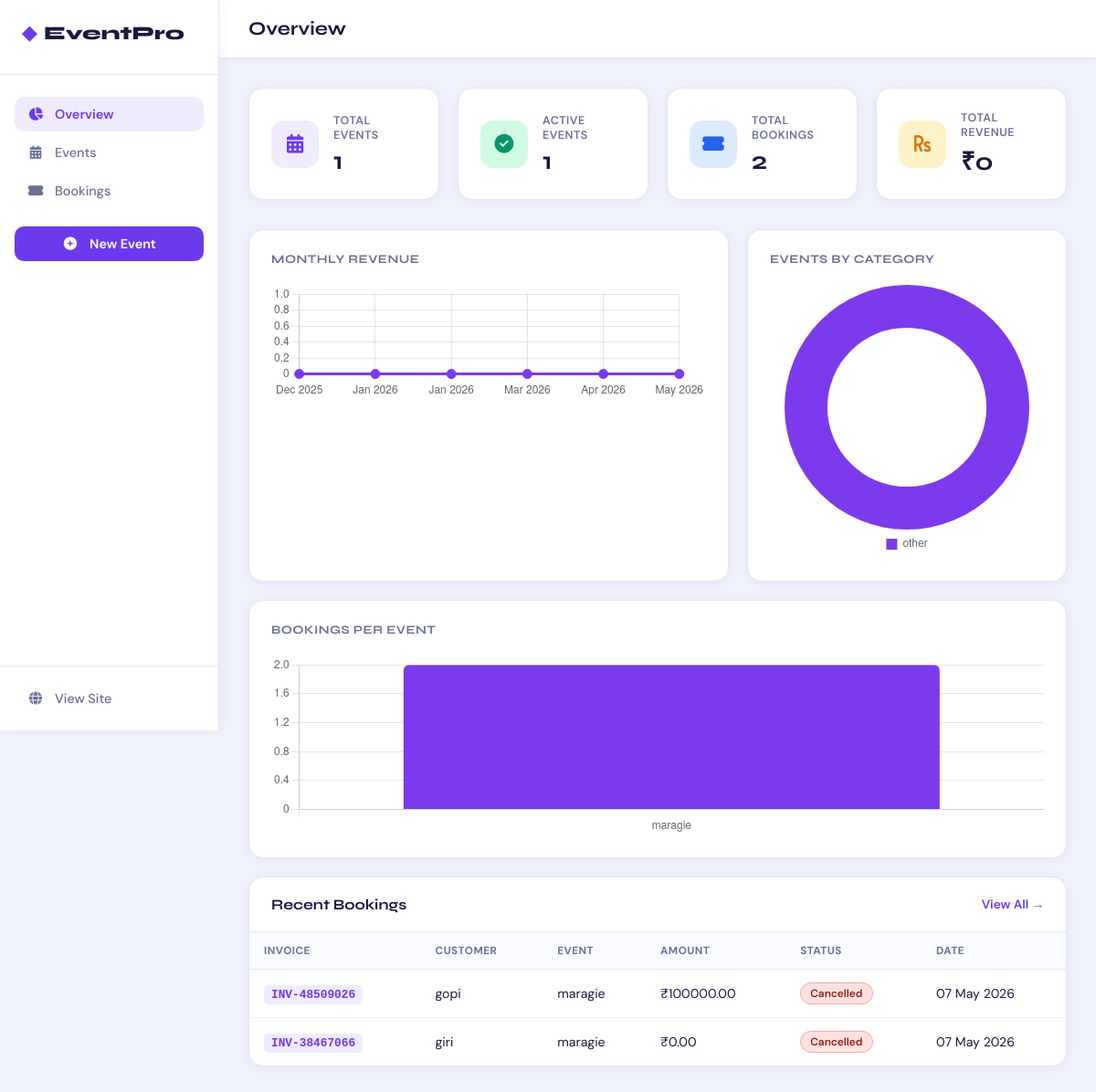
Page /dashboard/ on the earlier database version.
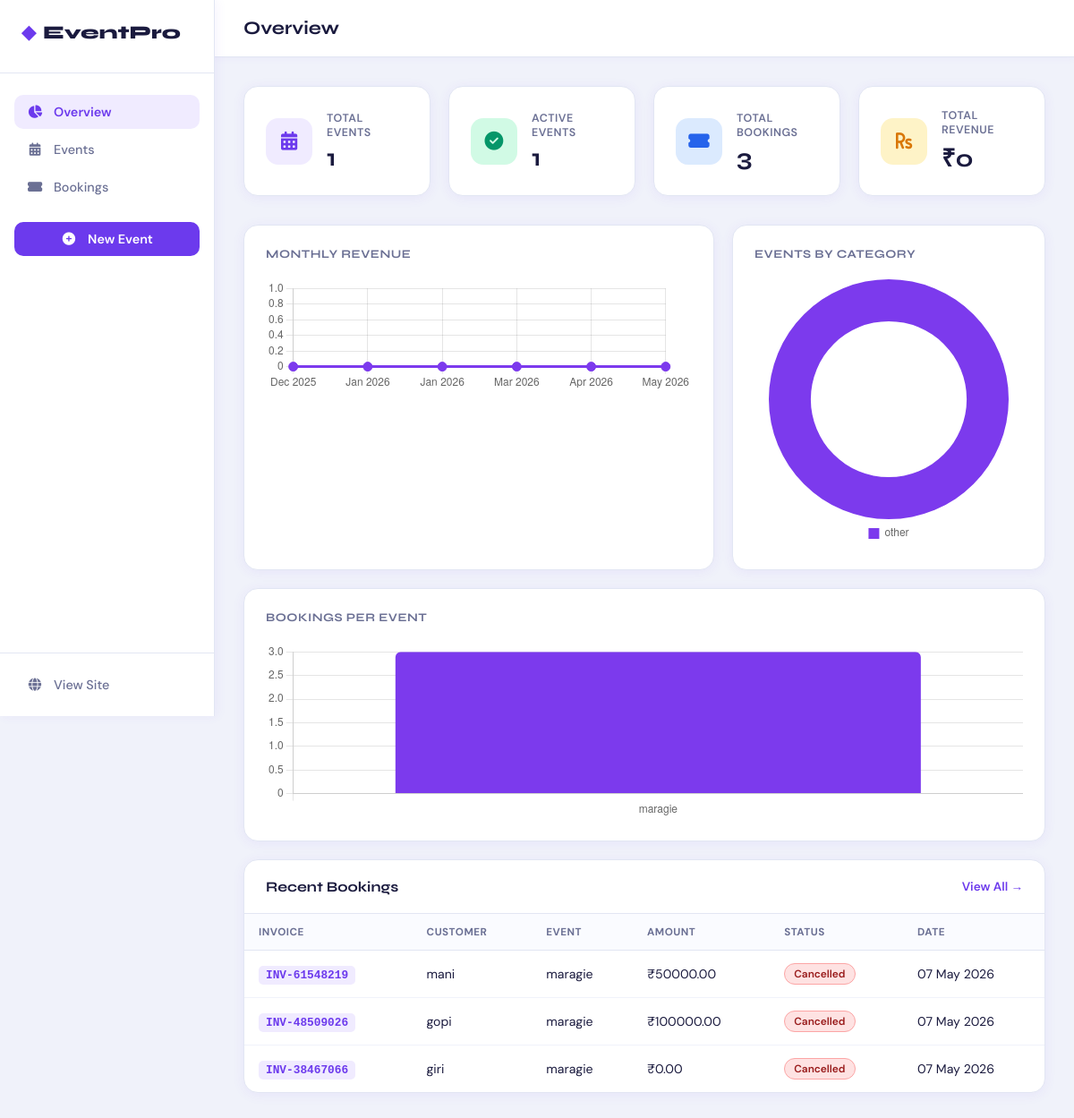
Same page on the later database version.
### events/models.py (models this page shows, shortened)
class Booking(models.Model):
    STATUS_CHOICES = [
        ('confirmed', 'Confirmed'),
        ('cancelled', 'Cancelled'),
        ('pending', 'Pending'),
    ]
    event = models.ForeignKey(Event, on_delete=models.CASCADE, related_name='bookings')
    customer_name = models.CharField(max_length=200)
    customer_email = models.EmailField()
    customer_address = models.TextField()
    booking_date = models.DateField()
    quantity = models.PositiveIntegerField(default=1)
    total_price = models.DecimalField(max_digits=10, decimal_places=2)
    status = models.CharField(max_length=20, choices=STATUS_CHOICES, default='confirmed')
    invoice_number = models.CharField(max_length=50, unique=True, blank=True)
    created_at = models.DateTimeField(auto_now_add=True)

class Event(models.Model):
    CATEGORY_CHOICES = [
        ('conference', 'Conference'),
        ('workshop', 'Workshop'),
        ('concert', 'Concert'),
        ('sports', 'Sports'),
        ('exhibition', 'Exhibition'),
        ('seminar', 'Seminar'),
        ('other', 'Other'),
    ]
    title = models.CharField(max_length=200)
    description = models.TextField()
    photo = models.ImageField(upload_to='events/', blank=True, null=True)
    category = models.CharField(max_length=50, choices=CATEGORY_CHOICES, default='other')
    price = models.DecimalField(max_digits=10, decimal_places=2)
    venue = models.CharField(max_length=300)
    date = models.DateField()
    time = models.TimeField()
    total_seats = models.PositiveIntegerField(default=100)
    available_seats = models.PositiveIntegerField(default=100)
    is_active = models.BooleanField(default=True)
    created_at = models.DateTimeField(auto_now_add=True)
    updated_at = models.DateTimeField(auto_now=True)

### events/views.py (the view)
# urls.py: path('dashboard/', views.dashboard, name='dashboard'),
def dashboard(request):
    total_events = Event.objects.count()
    active_events = Event.objects.filter(is_active=True).count()
    total_bookings = Booking.objects.count()
    total_revenue = Booking.objects.filter(status='confirmed').aggregate(Sum('total_price'))['total_price__sum'] or 0
    recent_bookings = Booking.objects.select_related('event').order_by('-created_at')[:8]
    bookings_per_event = (
        Event.objects.annotate(booking_count=Count('bookings'))
        .order_by('-booking_count')[:7]
    )
    months_data = []
    today = timezone.now().date()
    for i in range(5, -1, -1):
        d = today.replace(day=1) - timedelta(days=i * 30)
        month_label = d.strftime('%b %Y')
        rev = Booking.objects.filter(
            status='confirmed',
            created_at__year=d.year,
            created_at__month=d.month
        ).aggregate(Sum('total_price'))['total_price__sum'] or 0
        months_data.append({'month': month_label, 'revenue': float(rev)})
    cat_data = (
        Event.objects.values('category')
        .annotate(count=Count('id'))
        .order_by('-count')
    )
    return render(request, 'dashboard/dashboard.html', {
        'total_events': total_events,
        'active_events': active_events,
        'total_bookings': total_bookings,
        'total_revenue': total_revenue,
        'recent_bookings': recent_bookings,
        'bookings_per_event': json.dumps([
            {'name': e.title[:20], 'count': e.booking_count} for e in bookings_per_event
        ]),
        'monthly_revenue': json.dumps(months_data),
        'category_data': json.dumps([
            {'category': d['category'], 'count': d['count']} for d in cat_data
        ]),
    })

### events/templates/dashboard/dashboard.html (shortened to what this page needs)
{% extends 'dashboard/base_dashboard.html' %}
{% block active_home %}active{% endblock %}
{% block page_title %}Overview{% endblock %}
{% block content %}
<div class="stats-grid">
  <div class="stat-card">
    <div class="stat-icon purple"><i class="fas fa-calendar-alt"></i></div>
    <div class="stat-info">
      <span class="stat-label">Total Events</span>
      <span class="stat-value">{{ total_events }}</span>
    </div>
  </div>
  <div class="stat-card">
    <div class="stat-icon green"><i class="fas fa-check-circle"></i></div>
    <div class="stat-info">
      <span class="stat-label">Active Events</span>
      <span class="stat-value">{{ active_events }}</span>
    </div>
  </div>
  <div class="stat-card">
    <div class="stat-icon blue"><i class="fas fa-ticket-alt"></i></div>
    <div class="stat-info">
      <span class="stat-label">Total Bookings</span>
      <span class="stat-value">{{ total_bookings }}</span>
    </div>
  </div>
  <div class="stat-card">
    <div class="stat-icon orange"><i class="fas fa-rupee-sign"></i></div>
    <div class="stat-info">
      <span class="stat-label">Total Revenue</span>
      <span class="stat-value">₹{{ total_revenue|floatformat:0 }}</span>
    </div>
  </div>
</div>
<div class="charts-row">
  <div class="chart-card wide">
    <h4>Monthly Revenue</h4>
    <canvas id="revenueChart" height="80"></canvas>
  </div>
  <div class="chart-card">
    <h4>Events by Category</h4>
    <canvas id="categoryChart" height="200"></canvas>
  </div>
</div>
<div class="chart-card full">
  <h4>Bookings per Event</h4>
  <canvas id="bookingsChart" height="70"></canvas>
</div>
<div class="table-card">
  <div class="table-header">
    <h4>Recent Bookings</h4>
    <a href="{% url 'dashboard_bookings' %}">View All →</a>
  </div>
  <table class="dash-table">
    <thead>
      <tr>
        <th>Invoice</th><th>Customer</th><th>Event</th><th>Amount</th><th>Status</th><th>Date</th>
      </tr>
    </thead>
    <tbody>
      {% for b in recent_bookings %}
      <tr>
        <td><code>{{ b.invoice_number }}</code></td>
        <td>{{ b.customer_name }}</td>
        <td>{{ b.event.title|truncatechars:25 }}</td>
        <td>₹{{ b.total_price }}</td>
        <td><span class="badge badge-{{ b.status }}">{{ b.status|title }}</span></td>
        <td>{{ b.created_at|date:"d M Y" }}</td>
      </tr>
      {% empty %}
      <tr><td colspan="6" class="empty-row">No bookings yet</td></tr>
      {% endfor %}
    </tbody>
  </table>
</div>
{% endblock %}
{% block extra_js %}
<script>
const monthlyData = {{ monthly_revenue|safe }};
const bookingsData = {{ bookings_per_event|safe }};
const categoryData = {{ category_data|safe }};
// Revenue Chart
new Chart(document.getElementById('revenueChart'), {
  type: 'line',
  data: {
    labels: monthlyData.map(d => d.month),
    datasets: [{
      label: 'Revenue (₹)',
      data: monthlyData.map(d => d.revenue),
      borderColor: '#7c3aed',
      backgroundColor: 'rgba(124,58,237,0.1)',
      tension: 0.4,
      fill: true,
      pointBackgroundColor: '#7c3aed',
      pointRadius: 5,
    }]
  },
  options: { plugins: { legend: { display: false } }, scales: { y: { beginAtZero: true } } }
});
// Bookings per Event
new Chart(document.getElementById('bookingsChart'), {
  type: 'bar',
  data: {
    labels: bookingsData.map(d => d.name),
    datasets: [{
      label: 'Bookings',
      data: bookingsData.map(d => d.count),
      backgroundColor: ['#7c3aed','#2563eb','#059669','#d97706','#dc2626','#db2777','#0891b2'],
      borderRadius: 6,
    }]
  },
  options: { plugins: { legend: { display: false } }, scales: { y: { beginAtZero: true } } }
});
// Category donut
const catColors = ['#7c3aed','#2563eb','#059669','#d97706','#dc2626','#db2777','#0891b2'];
new Chart(document.getElementById('categoryChart'), {
  type: 'doughnut',
  data: {
    labels: categoryData.map(d => d.category),
    datasets: [{ data: categoryData.map(d => d.count), backgroundColor: catColors, borderWidth: 0 }]
  },
  options: { plugins: { legend: { position: 'bottom', labels: { boxWidth: 12 } } }, cutout: '65%' }
});
</script>
{% endblock %}

Differences in the rows shown:
added Booking: invoice_number "INV-61548219", customer_name "mani", event "maragie", total_price "50000.00", status "Cancelled", created_at "07 May 2026"
Other differences:
{{ total_bookings }}: "2" → "3"
chart data {{ bookings_per_event|safe }}: [{"name": "maragie", "count": 2}] → [{"name": "maragie", "count": 3}]
